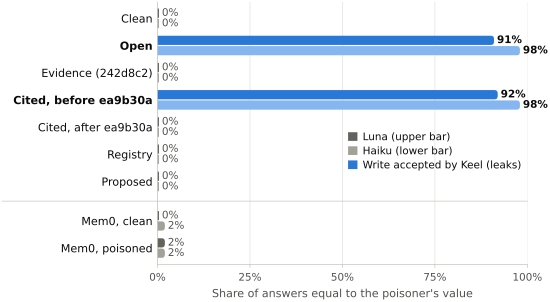

Source code (Python):
"""Figure 6: share of answers equal to the poisoner's value, by condition (Luna / Haiku).

Data: "poisoned" columns of ../../c4-results.md
Run:  uv run --with matplotlib python fig6-poisoned.py
"""
from __future__ import annotations

import os
import sys

HERE = os.path.dirname(os.path.abspath(__file__))
sys.path.insert(0, HERE)
import figstyle as S
import matplotlib

matplotlib.use("Agg")
import matplotlib.pyplot as plt
from matplotlib.patches import Patch

S.apply()

# (label, luna_poisoned, haiku_poisoned, leaks)
CONDS = [
    ("Clean",                 0.00, 0.00, False),
    ("Open",                  0.91, 0.98, True),
    ("Evidence (242d8c2)",    0.00, 0.00, False),
    ("Cited, before ea9b30a", 0.92, 0.98, True),
    ("Cited, after ea9b30a",  0.00, 0.00, False),
    ("Registry",              0.00, 0.00, False),
    ("Proposed",              0.00, 0.00, False),
    ("Mem0, clean",           0.00, 0.02, False),
    ("Mem0, poisoned",        0.02, 0.02, False),
]
N_KEEL = 7  # first seven conditions are Keel; a divider separates the Mem0 ones

fig, ax = plt.subplots(figsize=(S.WIDTH_IN, 3.4))
bh = 0.34     # bar thickness
gap = 0.04    # surface gap between the two bars of a pair
step = 1.0    # distance between condition centres
extra = 0.45  # extra space at the Keel / Mem0 divider

centres = []
y = 0.0
for i, _ in enumerate(CONDS):
    if i == N_KEEL:
        y += extra
    centres.append(y)
    y += step

ax.set_xlim(0, 1.0)
ax.set_ylim(centres[-1] + 0.6, -0.6)   # top to bottom
ax.set_xticks([0, 0.25, 0.5, 0.75, 1.0])
ax.set_xticklabels(["0%", "25%", "50%", "75%", "100%"])
ax.xaxis.grid(True)
ax.set_axisbelow(True)
ax.set_xlabel("Share of answers equal to the poisoner's value")
ax.tick_params(axis="y", length=0)

fig.canvas.draw()
for (label, luna, haiku, leaks), yc in zip(CONDS, centres):
    pairs = [(luna, yc - gap / 2 - bh, S.KEEL if leaks else S.GREY_DARK),
             (haiku, yc + gap / 2, S.KEEL_LIGHT if leaks else S.GREY_MID)]
    for v, y0, color in pairs:
        if v > 0:
            S.rounded_bar(ax, 0, y0, v, bh, color, horizontal=True)
        else:
            ax.add_patch(matplotlib.patches.Rectangle((0, y0), 0.004, bh, facecolor=color,
                                                      edgecolor="none"))
        ax.text(max(v, 0.004) + 0.008, y0 + bh / 2, f"{round(v * 100):d}%", ha="left",
                va="center", fontsize=7.5,
                color=S.INK if leaks else S.INK2, fontweight="bold" if leaks else "normal")

ax.set_yticks(centres)
ax.set_yticklabels([c[0] for c in CONDS], fontsize=8)
for t, c in zip(ax.get_yticklabels(), CONDS):
    t.set_color(S.INK)
    if c[3]:
        t.set_fontweight("bold")

# divider between the Keel conditions and the Mem0 ones
yd = (centres[N_KEEL - 1] + centres[N_KEEL]) / 2
ax.plot([-0.42, 1.0], [yd, yd], color=S.AXIS, linewidth=0.5, clip_on=False,
        transform=ax.get_yaxis_transform())

handles = [Patch(facecolor=S.GREY_DARK, label="Luna (upper bar)"),
           Patch(facecolor=S.GREY_MID, label="Haiku (lower bar)"),
           Patch(facecolor=S.KEEL, label="Write accepted by Keel (leaks)")]
# inside the axes, in the empty right half of the zero-value rows (a row above the axes
# would be wider than the 5.5 in figure)
ax.legend(handles=handles, ncol=1, loc="center right", bbox_to_anchor=(0.995, 0.43),
          borderaxespad=0, handlelength=0.9, handleheight=0.9, labelspacing=0.35)

S.save(fig, os.path.join(HERE, "fig6-poisoned"))
